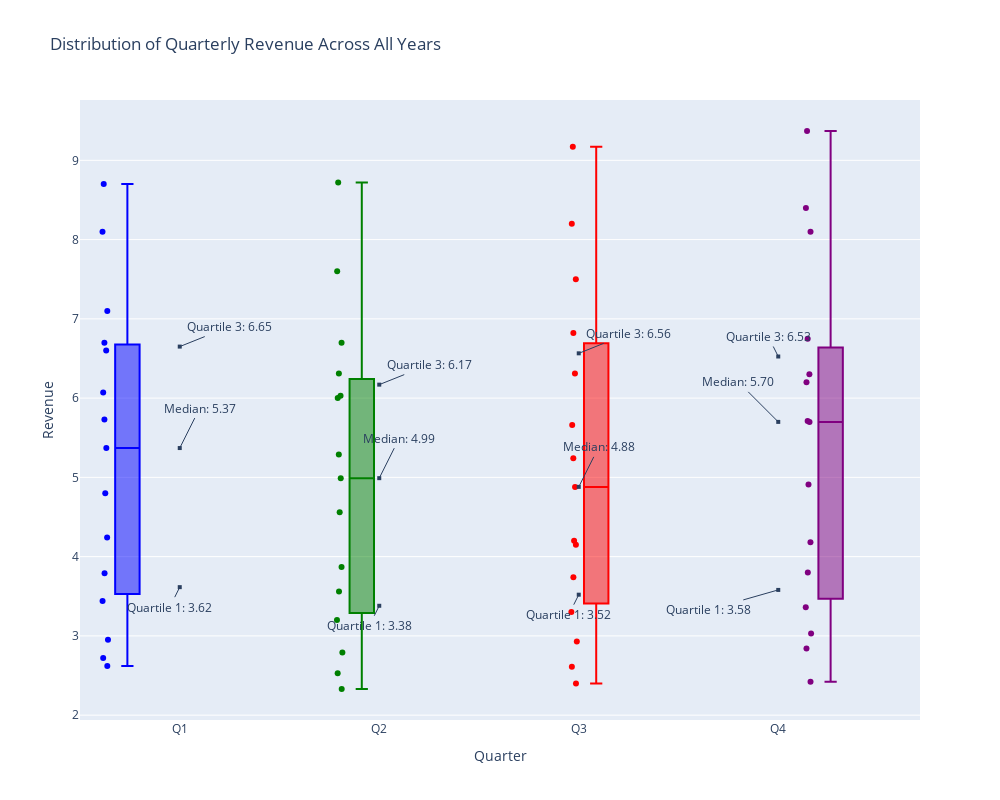

Notebook code cell kept with this figure:
### Code cell
# Create the box plot
fig = go.Figure()

colors = ['blue', 'green', 'red', 'purple']
quarters = ['Q1', 'Q2', 'Q3', 'Q4']

annotations = []
xcount = 20
for i, quarter in enumerate(quarters):
    if i>2:
        xcount=-40
    quartile1 = data[quarter].quantile(0.25)
    median = data[quarter].median()
    quartile3 = data[quarter].quantile(0.75)
    
    fig.add_trace(go.Box(
        y=data[quarter],
        name=quarter,
        boxpoints='all',
        jitter=0.3,
        pointpos=-1.8,
        marker_color=colors[i],
        line_color=colors[i],
        hovertext=data['Year'],
        hovertemplate='Year: %{hovertext}<br>Revenue: %{y}<extra></extra>'
    ))
    
    # Add annotation for median
    annotations.append(dict(
        x=i, y=median,
        text=f'Median: {median:.2f}',
        showarrow=True,
        arrowhead=7,
        ax=0+xcount,
        ay=-40
    ))
    
    # Add annotations for Q1 and Q3
    annotations.append(dict(
        x=i, y=quartile1,
        text=f'Quartile 1: {quartile1:.2f}',
        showarrow=True,
        arrowhead=7,
        ax=-30+xcount,
        ay=20
    ))
    annotations.append(dict(
        x=i, y=quartile3,
        text=f'Quartile 3: {quartile3:.2f}',
        showarrow=True,
        arrowhead=7,
        ax=30+xcount,
        ay=-20
    ))

# Update layout
fig.update_layout(
    title='Distribution of Quarterly Revenue Across All Years',
    yaxis_title='Revenue',
    xaxis_title='Quarter',
    showlegend=False,
    height=800,  # Increased height to accommodate annotations
    width=1000,
    boxmode='group',
    annotations=annotations
)

# Save the plot as a high-quality PNG file
# fig.write_image("./Plots/revenue_distribution_plot.png", width=1200, height=800, scale=3)

# Show the plot
fig.show()

### Figure 1 — Plotly figure (JSON) as saved in the notebook; plotly's stock layout.template omitted (floating-point values rounded to 4 significant figures)
{"data": [{"boxpoints": "all", "hovertemplate": "Year: %{hovertext}<br>Revenue: %{y}<extra></extra>", "hovertext": [2023, 2022, 2021, 2020, 2019, 2018, 2017, 2016, 2015, 2014, 2013, 2012, 2011, 2010, 2009], "jitter": 0.3, "line": {"color": "blue"}, "marker": {"color": "blue"}, "name": "Q1", "pointpos": -1.8, "type": "box", "y": [8.7, 8.1, 6.7, 7.1, 6.6, 6.07, 5.73, 5.37, 4.8, 4.24, 3.79, 3.44, 2.95, 2.72, 2.62]}, {"boxpoints": "all", "hovertemplate": "Year: %{hovertext}<br>Revenue: %{y}<extra></extra>", "hovertext": [2023, 2022, 2021, 2020, 2019, 2018, 2017, 2016, 2015, 2014, 2013, 2012, 2011, 2010, 2009], "jitter": 0.3, "line": {"color": "green"}, "marker": {"color": "green"}, "name": "Q2", "pointpos": -1.8, "type": "box", "y": [8.72, 7.6, 6.7, 6, 6.31, 6.03, 5.29, 4.99, 4.56, 3.87, 3.56, 3.2, 2.79, 2.53, 2.33]}, {"boxpoints": "all", "hovertemplate": "Year: %{hovertext}<br>Revenue: %{y}<extra></extra>", "hovertext": [2023, 2022, 2021, 2020, 2019, 2018, 2017, 2016, 2015, 2014, 2013, 2012, 2011, 2010, 2009], "jitter": 0.3, "line": {"color": "red"}, "marker": {"color": "red"}, "name": "Q3", "pointpos": -1.8, "type": "box", "y": [9.17, 8.2, 7.5, 4.2, 6.82, 6.31, 5.66, 5.24, 4.88, 4.15, 3.74, 3.3, 2.93, 2.61, 2.4]}, {"boxpoints": "all", "hovertemplate": "Year: %{hovertext}<br>Revenue: %{y}<extra></extra>", "hovertext": [2023, 2022, 2021, 2020, 2019, 2018, 2017, 2016, 2015, 2014, 2013, 2012, 2011, 2010, 2009], "jitter": 0.3, "line": {"color": "purple"}, "marker": {"color": "purple"}, "name": "Q4", "pointpos": -1.8, "type": "box", "y": [9.37, 8.4, 8.1, 6.2, 6.75, 6.3, 5.7, 5.71, 4.91, 4.18, 3.8, 3.36, 3.03, 2.84, 2.42]}], "layout": {"annotations": [{"arrowhead": 7, "ax": 20, "ay": -40, "showarrow": true, "text": "Median: 5.37", "x": 0, "y": 5.37}, {"arrowhead": 7, "ax": -10, "ay": 20, "showarrow": true, "text": "Quartile 1: 3.62", "x": 0, "y": 3.615}, {"arrowhead": 7, "ax": 50, "ay": -20, "showarrow": true, "text": "Quartile 3: 6.65", "x": 0, "y": 6.65}, {"arrowhead": 7, "ax": 20, "ay": -40, "showarrow": true, "text": "Median: 4.99", "x": 1, "y": 4.99}, {"arrowhead": 7, "ax": -10, "ay": 20, "showarrow": true, "text": "Quartile 1: 3.38", "x": 1, "y": 3.38}, {"arrowhead": 7, "ax": 50, "ay": -20, "showarrow": true, "text": "Quartile 3: 6.17", "x": 1, "y": 6.17}, {"arrowhead": 7, "ax": 20, "ay": -40, "showarrow": true, "text": "Median: 4.88", "x": 2, "y": 4.88}, {"arrowhead": 7, "ax": -10, "ay": 20, "showarrow": true, "text": "Quartile 1: 3.52", "x": 2, "y": 3.52}, {"arrowhead": 7, "ax": 50, "ay": -20, "showarrow": true, "text": "Quartile 3: 6.56", "x": 2, "y": 6.565}, {"arrowhead": 7, "ax": -40, "ay": -40, "showarrow": true, "text": "Median: 5.70", "x": 3, "y": 5.7}, {"arrowhead": 7, "ax": -70, "ay": 20, "showarrow": true, "text": "Quartile 1: 3.58", "x": 3, "y": 3.58}, {"arrowhead": 7, "ax": -10, "ay": -20, "showarrow": true, "text": "Quartile 3: 6.53", "x": 3, "y": 6.525}], "boxmode": "group", "height": 800, "showlegend": false, "title": {"text": "Distribution of Quarterly Revenue Across All Years"}, "width": 1000, "xaxis": {"title": {"text": "Quarter"}}, "yaxis": {"title": {"text": "Revenue"}}}}
